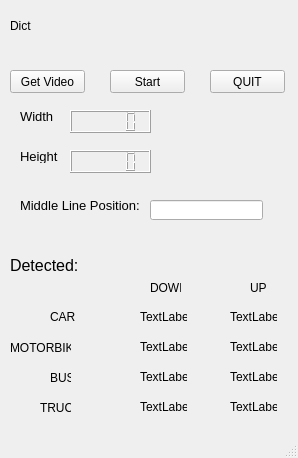
<?xml version="1.0" encoding="UTF-8"?>
<ui version="4.0">
 <class>DetectVehicle</class>
 <widget class="QMainWindow" name="DetectVehicle">
  <property name="geometry">
   <rect>
    <x>0</x>
    <y>0</y>
    <width>298</width>
    <height>458</height>
   </rect>
  </property>
  <property name="windowTitle">
   <string>Vehicle Detection</string>
  </property>
  <widget class="QWidget" name="centralwidget">
   <widget class="QPushButton" name="btn_getvideo">
    <property name="geometry">
     <rect>
      <x>10</x>
      <y>70</y>
      <width>75</width>
      <height>23</height>
     </rect>
    </property>
    <property name="text">
     <string>Get Video</string>
    </property>
   </widget>
   <widget class="QLabel" name="videolable_2">
    <property name="geometry">
     <rect>
      <x>20</x>
      <y>190</y>
      <width>121</width>
      <height>31</height>
     </rect>
    </property>
    <property name="font">
     <font>
      <pointsize>10</pointsize>
     </font>
    </property>
    <property name="text">
     <string>Middle Line Position: </string>
    </property>
   </widget>
   <widget class="QLabel" name="label">
    <property name="geometry">
     <rect>
      <x>20</x>
      <y>110</y>
      <width>47</width>
      <height>13</height>
     </rect>
    </property>
    <property name="font">
     <font>
      <pointsize>10</pointsize>
     </font>
    </property>
    <property name="text">
     <string>Width</string>
    </property>
   </widget>
   <widget class="QLabel" name="label_2">
    <property name="geometry">
     <rect>
      <x>20</x>
      <y>150</y>
      <width>47</width>
      <height>13</height>
     </rect>
    </property>
    <property name="font">
     <font>
      <pointsize>10</pointsize>
     </font>
    </property>
    <property name="text">
     <string>Height</string>
    </property>
   </widget>
   <widget class="QLCDNumber" name="widthlcd">
    <property name="geometry">
     <rect>
      <x>70</x>
      <y>110</y>
      <width>81</width>
      <height>23</height>
     </rect>
    </property>
   </widget>
   <widget class="QLCDNumber" name="heightlcd">
    <property name="geometry">
     <rect>
      <x>70</x>
      <y>150</y>
      <width>81</width>
      <height>23</height>
     </rect>
    </property>
   </widget>
   <widget class="QPushButton" name="btn_start">
    <property name="geometry">
     <rect>
      <x>110</x>
      <y>70</y>
      <width>75</width>
      <height>23</height>
     </rect>
    </property>
    <property name="text">
     <string>Start</string>
    </property>
   </widget>
   <widget class="QLabel" name="videolable_5">
    <property name="geometry">
     <rect>
      <x>10</x>
      <y>250</y>
      <width>101</width>
      <height>31</height>
     </rect>
    </property>
    <property name="font">
     <font>
      <pointsize>12</pointsize>
     </font>
    </property>
    <property name="text">
     <string>Detected:</string>
    </property>
   </widget>
   <widget class="QLabel" name="txt_dict">
    <property name="geometry">
     <rect>
      <x>10</x>
      <y>10</y>
      <width>281</width>
      <height>31</height>
     </rect>
    </property>
    <property name="text">
     <string>Dict</string>
    </property>
   </widget>
   <widget class="QLabel" name="label_3">
    <property name="geometry">
     <rect>
      <x>150</x>
      <y>280</y>
      <width>31</width>
      <height>16</height>
     </rect>
    </property>
    <property name="text">
     <string>DOWN</string>
    </property>
   </widget>
   <widget class="QLabel" name="label_4">
    <property name="geometry">
     <rect>
      <x>250</x>
      <y>280</y>
      <width>31</width>
      <height>16</height>
     </rect>
    </property>
    <property name="text">
     <string>UP</string>
    </property>
   </widget>
   <widget class="QLabel" name="label_5">
    <property name="geometry">
     <rect>
      <x>50</x>
      <y>310</y>
      <width>47</width>
      <height>13</height>
     </rect>
    </property>
    <property name="text">
     <string>CAR</string>
    </property>
   </widget>
   <widget class="QLabel" name="label_6">
    <property name="geometry">
     <rect>
      <x>10</x>
      <y>340</y>
      <width>61</width>
      <height>16</height>
     </rect>
    </property>
    <property name="text">
     <string>MOTORBIKE</string>
    </property>
   </widget>
   <widget class="QLabel" name="label_7">
    <property name="geometry">
     <rect>
      <x>50</x>
      <y>370</y>
      <width>21</width>
      <height>16</height>
     </rect>
    </property>
    <property name="text">
     <string>BUS</string>
    </property>
   </widget>
   <widget class="QLabel" name="label_8">
    <property name="geometry">
     <rect>
      <x>40</x>
      <y>400</y>
      <width>31</width>
      <height>16</height>
     </rect>
    </property>
    <property name="text">
     <string>TRUCK</string>
    </property>
   </widget>
   <widget class="QLabel" name="cardown">
    <property name="geometry">
     <rect>
      <x>140</x>
      <y>310</y>
      <width>47</width>
      <height>13</height>
     </rect>
    </property>
    <property name="text">
     <string>TextLabel</string>
    </property>
   </widget>
   <widget class="QLabel" name="carup">
    <property name="geometry">
     <rect>
      <x>230</x>
      <y>310</y>
      <width>47</width>
      <height>13</height>
     </rect>
    </property>
    <property name="text">
     <string>TextLabel</string>
    </property>
   </widget>
   <widget class="QLabel" name="bikedown">
    <property name="geometry">
     <rect>
      <x>140</x>
      <y>340</y>
      <width>47</width>
      <height>13</height>
     </rect>
    </property>
    <property name="text">
     <string>TextLabel</string>
    </property>
   </widget>
   <widget class="QLabel" name="bikeup">
    <property name="geometry">
     <rect>
      <x>230</x>
      <y>340</y>
      <width>47</width>
      <height>13</height>
     </rect>
    </property>
    <property name="text">
     <string>TextLabel</string>
    </property>
   </widget>
   <widget class="QLabel" name="busdown">
    <property name="geometry">
     <rect>
      <x>140</x>
      <y>370</y>
      <width>47</width>
      <height>13</height>
     </rect>
    </property>
    <property name="text">
     <string>TextLabel</string>
    </property>
   </widget>
   <widget class="QLabel" name="busup">
    <property name="geometry">
     <rect>
      <x>230</x>
      <y>370</y>
      <width>47</width>
      <height>13</height>
     </rect>
    </property>
    <property name="text">
     <string>TextLabel</string>
    </property>
   </widget>
   <widget class="QLabel" name="truckdown">
    <property name="geometry">
     <rect>
      <x>140</x>
      <y>400</y>
      <width>47</width>
      <height>13</height>
     </rect>
    </property>
    <property name="text">
     <string>TextLabel</string>
    </property>
   </widget>
   <widget class="QLabel" name="truckup">
    <property name="geometry">
     <rect>
      <x>230</x>
      <y>400</y>
      <width>47</width>
      <height>13</height>
     </rect>
    </property>
    <property name="text">
     <string>TextLabel</string>
    </property>
   </widget>
   <widget class="QPushButton" name="btn_quit">
    <property name="geometry">
     <rect>
      <x>210</x>
      <y>70</y>
      <width>75</width>
      <height>23</height>
     </rect>
    </property>
    <property name="text">
     <string>QUIT</string>
    </property>
   </widget>
   <widget class="QLineEdit" name="txt_midline">
    <property name="geometry">
     <rect>
      <x>150</x>
      <y>200</y>
      <width>113</width>
      <height>20</height>
     </rect>
    </property>
   </widget>
  </widget>
  <widget class="QStatusBar" name="statusbar"/>
 </widget>
 <resources/>
 <connections/>
</ui>
